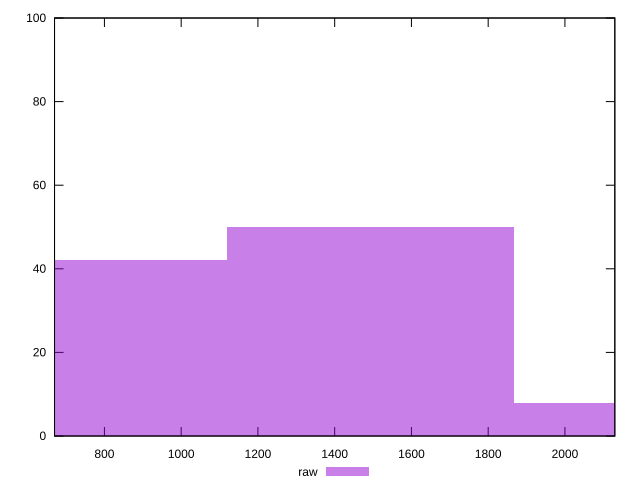

Generate this figure with gnuplot:
reset

$raw <<EOF
746.6674291056619 42
1493.3348582113238 50
2240.0022873169855 8
EOF

set key outside below
set boxwidth 746.6674291056619
set xrange [670:2130]
set yrange [0:100]
set trange [0:100]
set style fill transparent solid 0.5 noborder
set terminal svg size 640, 490 enhanced background rgb 'white'
set output "reports/report_00027_2021-02-24T12-40-31.850Z/uses-http2/samples/agenda/raw/histogram.svg"

plot $raw title "raw" with boxes

reset
